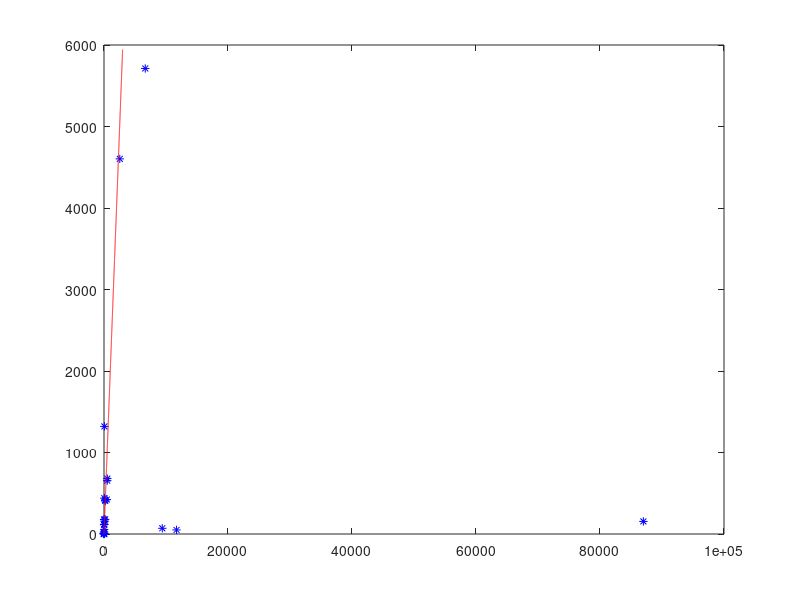

The MATLAB script that drew this image:
clear
load brains.txt
pTot = brains(:,1);
pCer = brains(:,2);
clf
plot(pTot, pCer, '*b');
x = [0:3000];
y = 1.98 .* x + 2.55;
hold on
plot(x, y, 'r')